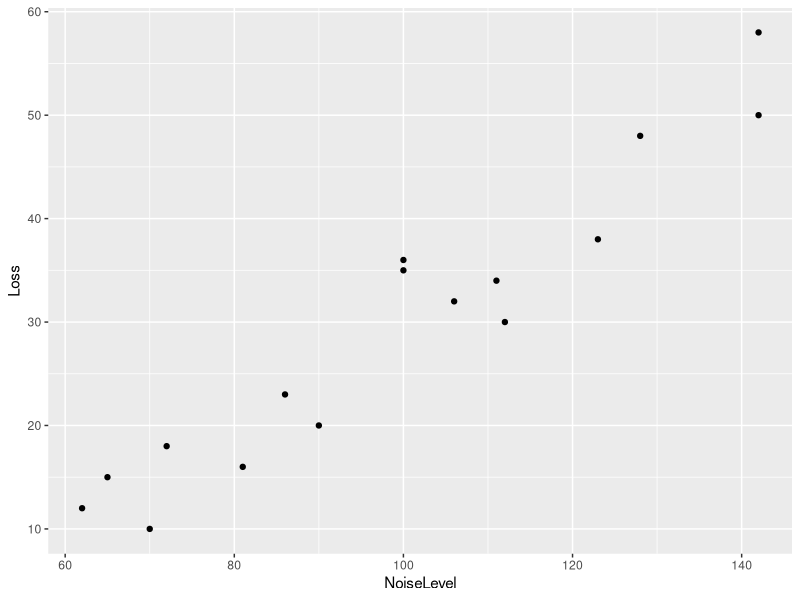
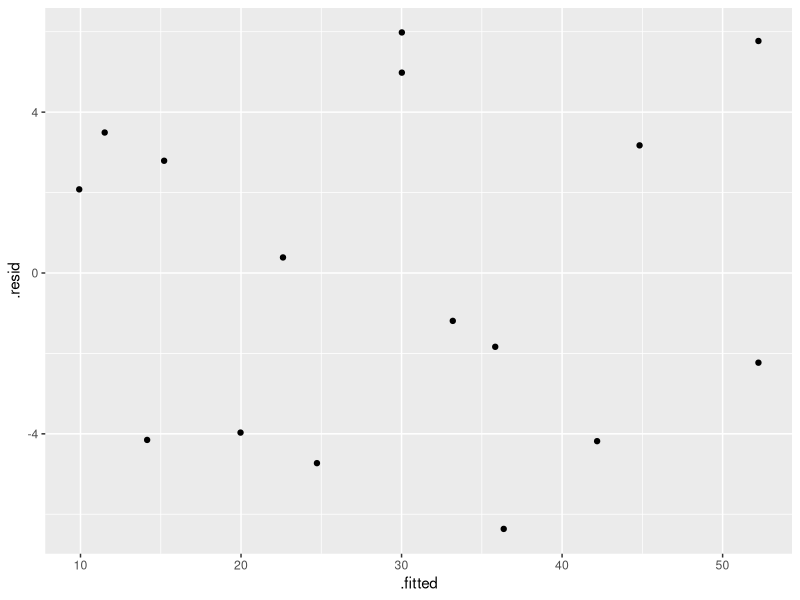
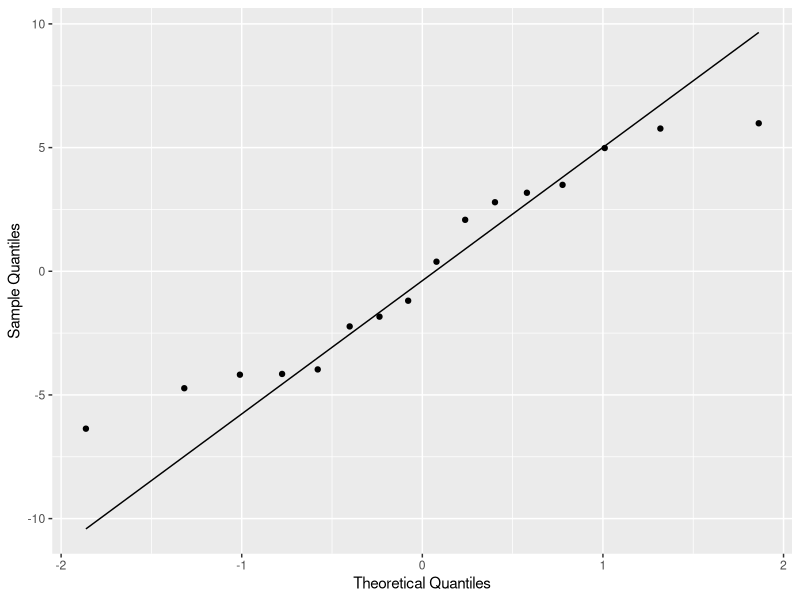
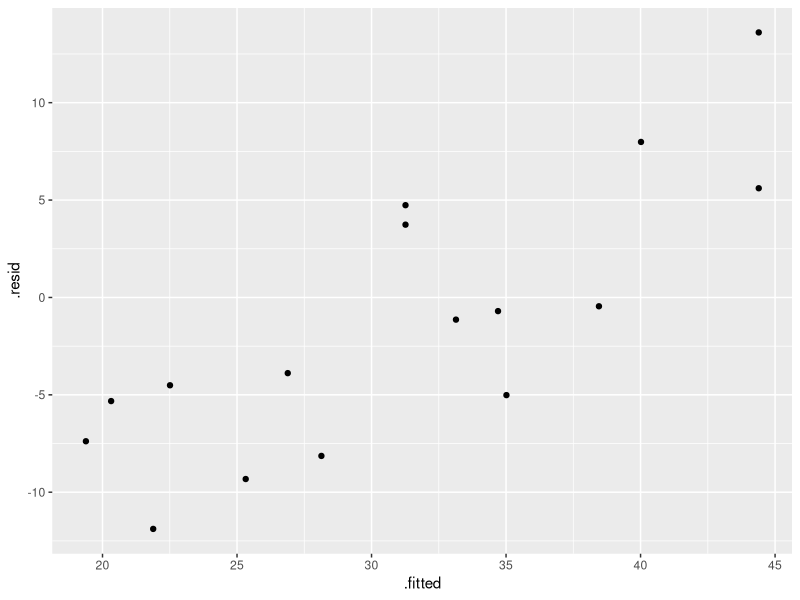
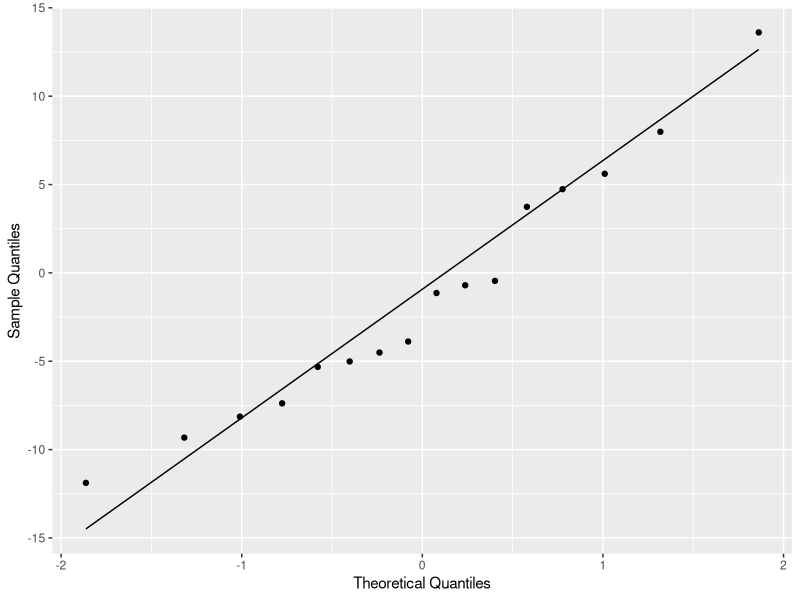

Source code (R) for these figures, in order:
## ---- chunk 1
knitr::opts_chunk$set(echo = TRUE)
## ---- chunk 2

hearing <- data.frame(NoiseLevel = c(62, 65, 70, 72, 81, 86, 90, 111, 123,
                                     128, 142, 106, 100, 100, 112, 142),
Loss = c(12, 15, 10, 18, 16, 23, 20, 34, 38, 48, 50, 32, 35, 36, 30, 58))
hearing

## ---- chunk 3
library(ggplot2)
ggplot(hearing, aes(x=NoiseLevel, y=Loss)) + geom_point()
## ---- chunk 4

cor(hearing$Loss, hearing$NoiseLevel)
## ---- chunk 5
hearing_fit <- lm(Loss ~ NoiseLevel, data=hearing)
hearing_fit 
summary(hearing_fit)
## ---- chunk 6
library(broom)
hearing_fit_resid <- augment(hearing_fit)
qplot(data=hearing_fit_resid, y=.resid, x=.fitted)
## ---- chunk 7
ggplot(hearing_fit_resid, 
       aes(sample=.resid))+
  stat_qq() + 
  stat_qq_line() +
  labs(x="Theoretical Quantiles",
       y="Sample Quantiles")
## ---- chunk 8
shapiro.test(hearing_fit_resid$.resid)
## ---- chunk 9
hearing_fit_nointercept <- lm(Loss ~ NoiseLevel-1, data=hearing)
hearing_fit_nointercept
summary(hearing_fit_nointercept)
## ---- chunk 10
library(broom)
hearing_fit_resid_nointercept <- augment(hearing_fit_nointercept)
qplot(data=hearing_fit_resid_nointercept, y=.resid, x=.fitted)
## ---- chunk 11
ggplot(hearing_fit_resid_nointercept, 
       aes(sample=.resid))+
  stat_qq() + 
  stat_qq_line() +
  labs(x="Theoretical Quantiles",
       y="Sample Quantiles")
## ---- chunk 12
shapiro.test(hearing_fit_resid_nointercept$.resid)
